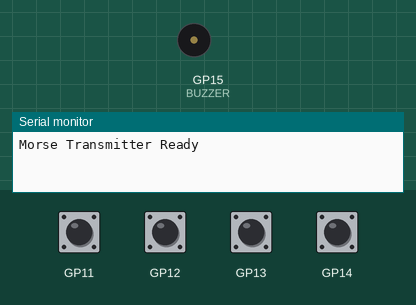
Simulated run of this sketch. Board: Raspberry Pi Pico. Parts: buzzer (waves = sounding), the last lines printed to the serial monitor. The inputs (shaded band) are chosen by the test bench; at power-on: GP11–14 HIGH.

Above: at 1.2 s.
1.3 s: GP11 pulled LOW for 0.15 s
At 1.41 s:
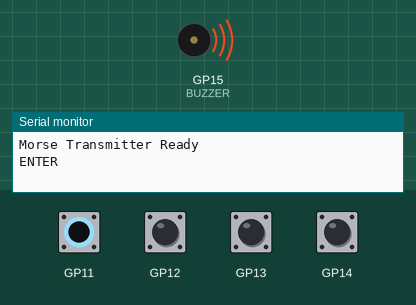
2.9 s: GP12 pulled LOW for 0.15 s
At 3.4 s:
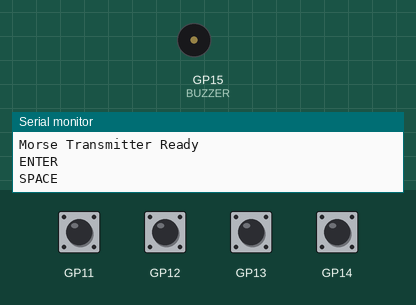
4.5 s: GP13 pulled LOW for 0.15 s
At 4.68 s:
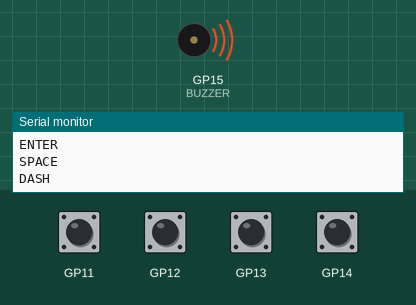
6.1 s: GP14 pulled LOW for 0.15 s
At 6.5 s:
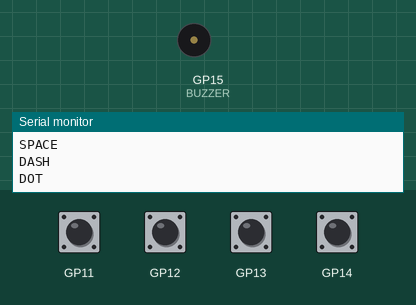
Timing chart, 0 to 8.7 s (numbered marks = the images above; inputs shaded):
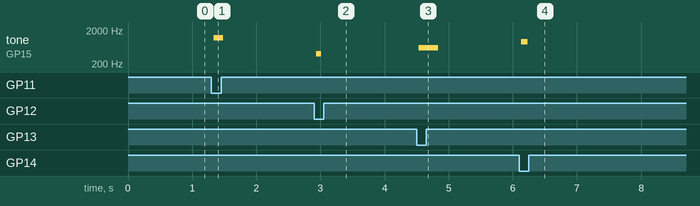

The sketch:

Morse_UART_PICO.ino
```cpp
/*
  Morse Telegraph - UART Version
  Pico transmitter -> ESP32 receiver.

  Pico GP0 (TX) -> ESP32 GPIO16 (RX)
  GND -> GND
*/

#include <Arduino.h>

constexpr uint8_t DOT_BUTTON = 14;
constexpr uint8_t DASH_BUTTON = 13;
constexpr uint8_t SPACE_BUTTON = 12;
constexpr uint8_t ENTER_BUTTON = 11;
constexpr uint8_t BUZZER = 15;

constexpr uint16_t DOT_TONE = 900;
constexpr uint16_t DASH_TONE = 600;
constexpr unsigned long DEBOUNCE_MS = 35;

struct Button {
  uint8_t pin;
  bool last;
  unsigned long changedAt;
};

Button buttons[] = {
  {DOT_BUTTON, HIGH, 0},
  {DASH_BUTTON, HIGH, 0},
  {SPACE_BUTTON, HIGH, 0},
  {ENTER_BUTTON, HIGH, 0},
};

struct Beep {
  bool active = false;
  unsigned long until = 0;
};

Beep beep;

void startBeep(uint16_t frequency, unsigned long duration) {
  tone(BUZZER, frequency);
  beep.active = true;
  beep.until = millis() + duration;
}

void serviceBeep() {
  if (beep.active && (long)(millis() - beep.until) >= 0) {
    noTone(BUZZER);
    beep.active = false;
  }
}

bool pressed(Button &button) {
  const bool current = digitalRead(button.pin);
  const unsigned long now = millis();

  if (current != button.last) {
    if (now - button.changedAt >= DEBOUNCE_MS) {
      button.last = current;
      button.changedAt = now;
      return current == LOW;
    }
  } else {
    button.changedAt = now;
  }
  return false;
}

void setup() {
  for (auto &button : buttons) {
    pinMode(button.pin, INPUT_PULLUP);
    button.last = digitalRead(button.pin);
    button.changedAt = millis();
  }

  pinMode(BUZZER, OUTPUT);
  Serial1.setTX(0);
  Serial1.setRX(1);
  Serial1.begin(9600);
  Serial.begin(115200);
  Serial.println("Morse Transmitter Ready");
}

void loop() {
  serviceBeep();

  if (pressed(buttons[0])) {
    Serial.println("DOT");
    Serial1.print(".");
    startBeep(DOT_TONE, 100);
  }

  if (pressed(buttons[1])) {
    Serial.println("DASH");
    Serial1.print("-");
    startBeep(DASH_TONE, 300);
  }

  if (pressed(buttons[2])) {
    Serial.println("SPACE");
    Serial1.print(" ");
    startBeep(400, 80);
  }

  if (pressed(buttons[3])) {
    Serial.println("ENTER");
    Serial1.print("\n");
    startBeep(1200, 150);
  }
}
```

Measured:
- after the input at 1.3 s, tone on GP15 (BUZZER): silent → 1200 Hz at once, → silent 0.15 s later
- after the input at 2.9 s, tone on GP15 (BUZZER): silent → 400 Hz at once, → silent 0.08 s later
- after the input at 4.5 s, tone on GP15 (BUZZER): silent → 600 Hz at once, → silent 0.30 s later
- after the input at 6.1 s, tone on GP15 (BUZZER): silent → 900 Hz at once, → silent 0.10 s later
